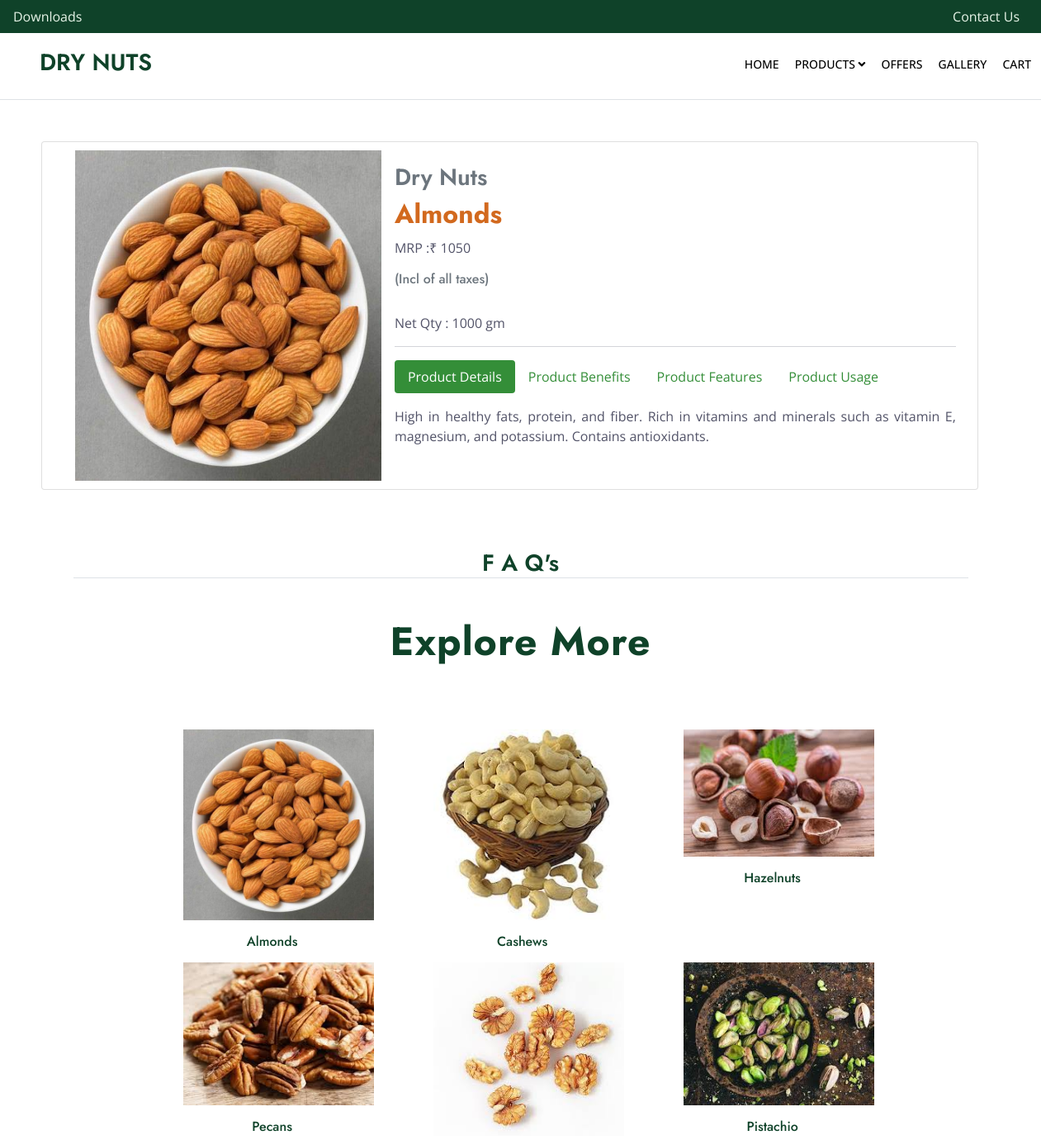
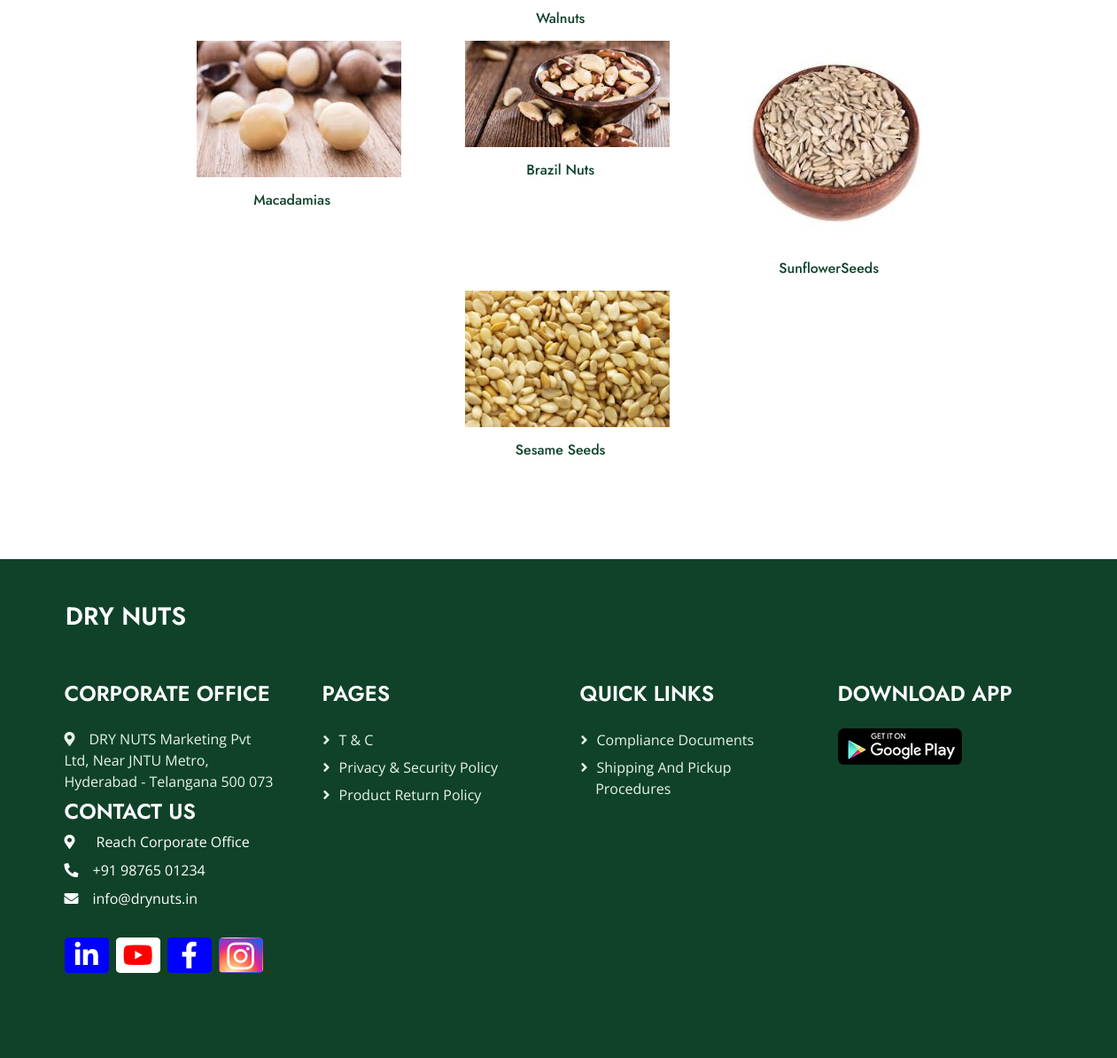
Screenshot of /viewproduct/1 with the database file from the repository (2 pictures, top to bottom).
### Olsi_App/models.py (models this page shows, shortened)
class product_Db(models.Model):
    category = models.ForeignKey(category_Db, on_delete=models.CASCADE)
    PRDT_Image = models.ImageField(upload_to='images', null=True)
    PRDT_Title = models.CharField(max_length=1000)
    PRDT_price = models.IntegerField(max_length=100)
    PRDT_Size = models.CharField(max_length=10, null=True,blank='True')
    PRDT_Description = models.TextField(null=True,blank='True')
    PRDT_Usage = models.TextField(null=True,blank='True')
    PRDT_Features = models.TextField(null=True,blank='True')
    PRDT_Benefits = models.TextField(null=True,blank='True')

class category_Db(models.Model):
    ctg_Name = models.CharField(max_length=400)

### Olsi_App/views.py (the view)
# urls.py: path('viewproduct/<int:id>', views.viewproduct, name='viewproduct'),
def viewproduct(req, id):
    vwprdt = product_Db.objects.get(id=id)
    desc = Product_dsc.objects.filter(PRDT_DSC_Title = vwprdt.PRDT_Title)
    faq = Product_FAQ.objects.filter(PRDT_FAQ_Title = vwprdt.PRDT_Title)
    feature = Product_feat.objects.filter(PRDT_FEAT_Title = vwprdt.PRDT_Title)
    use = Product_usage.objects.filter(PRDT_USE_Title = vwprdt.PRDT_Title,)
    return render(req, 'Olsi_app_Html/viewproduct.html', {'i' : vwprdt,'category':cat_data,'faq':faq,'desc':desc,'feat':feature,'use':use,'data':prdt_data,'state':state})

### Olsi_App/templates/Olsi_app_Html/viewproduct.html (shortened to what this page needs)
{% extends "base.html" %} {% block title %}DRY NUTS | {{i.PRDT_Title}}{% endblock %}
{% load static %}
{% block content %}
<div class="card mb-3" style="max-width: 90%; margin: 50px">
  <div class="row g-0" style="margin: 10px">
    <div class="col-md-4">
      <img
        src="{{i.PRDT_Image.url}}"
        style="margin-left: 30px; height: 400px"
        class="img-fluid position-sticky"
        alt="..."
      />
    </div>
    <div class="col-md-8">
      <div class="card-body" style="margin-left: 30px">
        <h3 class="text-muted">{{i.category.ctg_Name}}</h3>
        <h2
          class="card-title"
          style="
            margin: 5px 0 10px;
            color: chocolate;
            font-size: xx-large;
            font-weight: 700;
          "
        >
          {{i.PRDT_Title}}
        </h2>
        <p class="card-text">MRP :₹ {{i.PRDT_price}}</p>
        <h6 class="text-muted">(Incl of all taxes)</h6>
        <br />
        <p class="card-text">Net Qty : {{i.PRDT_Size}}</p>
        <hr />
        <ul class="nav nav-pills mb-3" id="pills-tab" role="tablist">
          <li class="nav-item" role="presentation">
            <button
              class="nav-link active"
              id="pills-home-tab"
              data-bs-toggle="pill"
              data-bs-target="#pills-home"
              type="button"
              role="tab"
              aria-controls="pills-home"
              aria-selected="true"
            >
              Product Details
            </button>
          </li>
          <li class="nav-item" role="presentation">
            <button
              class="nav-link"
              id="pills-profile-tab"
              data-bs-toggle="pill"
              data-bs-target="#pills-profile"
              type="button"
              role="tab"
              aria-controls="pills-profile"
              aria-selected="false"
            >
              Product Benefits
            </button>
          </li>
          <li class="nav-item" role="presentation">
            <button
              class="nav-link"
              id="pills-contact-tab"
              data-bs-toggle="pill"
              data-bs-target="#pills-contact"
              type="button"
              role="tab"
              aria-controls="pills-contact"
              aria-selected="false"
            >
              Product Features
            </button>
          </li>
          <li class="nav-item" role="presentation">
            <button
              class="nav-link"
              id="pills-disabled-tab"
              data-bs-toggle="pill"
              data-bs-target="#pills-disabled"
              type="button"
              role="tab"
              aria-controls="pills-disabled"
              aria-selected="false"
            >
              Product Usage
            </button>
          </li>
        </ul>
        <div class="tab-content" id="pills-tabContent">
          {% autoescape on %}
          <div
            class="tab-pane fade show active"
            id="pills-home"
            role="tabpanel"
            aria-labelledby="pills-home-tab"
            tabindex="0"
          >
            <p style="text-align: justify">{{i.PRDT_Description}}</p>
          </div>
          {% endautoescape %}
        </div>
      </div>
    </div>
  </div>
</div>
<br />
<div class="container">
  <h3 class="h3 m-3 pt-3 text-center border-bottom">F A Q's</h3>
</div>
<div class="container">
  <div class="text-center mx-auto wow fadeInUp" data-wow-delay="0.1s" style="max-width: 500px">
    <h1 class="display-5 mb-5 mt-5">Explore More</h1>
  </div>
  <div class="row container justify-content-center">
    <div class="prdt-view wow fadeInUp d-flex justify-content-center">
        <div class="container">
            <div class="row justify-content-center">
                {% for j in data %}
                    {% if j.category.ctg_Name == i.category.ctg_Name %}
                        <div class="col-lg-3 col-md-6 prdt-crd me-5">
                            <a href="{{ j.id }}" class="w3-bar-item w3-button d-block">
                                <img src="{{ j.PRDT_Image.url }}" class="prdt-circle-bg rounded-circle1 img-fluid" alt="" style="width: 100%; height: 100%; object-fit: cover;">
                                <h6 class="display-8 m-3 text-center" style="padding-left: 33%;">{{ j.PRDT_Title }}</h6>
                            </a>
                         </div>
                    {% endif %}
                {% endfor %}
             </div>
         </div>
     </div>
  </div>
</div>
{% endblock %}

### Olsi_App/templates/base.html (shortened to what this page needs)
{% load static %}
<!DOCTYPE html>
<html lang="en">
  <head>
    <link href="https://cdnjs.cloudflare.com/ajax/libs/font-awesome/5.10.0/css/all.min.css" rel="stylesheet" />
    <link rel="stylesheet" href="https://cdn.jsdelivr.net/npm/bootstrap-icons@1.11.1/font/bootstrap-icons.css">
    <link href="{% static 'lib/animate/animate.min.css' %}" rel="stylesheet" />
    <link href="{% static 'lib/owlcarousel/assets/owl.carousel.min.css' %}" rel="stylesheet" />
    <link href="{% static 'lib/lightbox/css/lightbox.min.css' %}" rel="stylesheet" />
    <link href="{% static 'css/bootstrap.min.css' %}" rel="stylesheet" />
    <link href="{% static 'css/style.css' %}" rel="stylesheet" />
    <link rel="stylesheet" href="https://cdnjs.cloudflare.com/ajax/libs/intl-tel-input/17.0.8/css/intlTelInput.css" />
  </head>
  <body>
    {% include 'partials/_navbar.html' %}
    {% block content %}
    {% endblock %}
    {% include 'partials/_footer.html' %}
  </body>
</html>

### Olsi_App/templates/partials/_navbar.html (shortened to what this page needs)
{% load static %}
<div class="nav-scroller bg-dark shadow-sm">
  <nav class="nav" aria-label="Secondary navigation">
    <div class="w-50 float-left d-flex">
      <a href="{% url 'dwnld' 1 %}" class="nav-link text-light">Downloads</a>
    </div>
    <div class="w-50 float-right text-end">
      <a href="{% url 'contact' %}" class="nav-link text-light" style="margin-right: 10px;">Contact Us</a>
    </div>
  </nav>
</div>
<nav class="navbar navbar-expand-lg bg-white navbar-light sticky-top p-0 border-bottom">
  <a href="{% url 'home' %}" class="navbar-brand d-flex align-items-center px-4 px-lg-5">
    <h3>DRY NUTS</h3>
  </a>
  <div class="collapse navbar-collapse" id="navbarCollapse">
    <div class="navbar-nav ms-auto p-4 p-lg-0">
      <header class="header">
        <div class="container">
          <div class="row">
            <div class="">
              <nav class="menu">
                <ul class="menu-main">
                  <li>
                    <a style="text-decoration: none;" href="{% url 'home' %}">HOME</a>
                  </li>
                  <li class="menu-item-has-children">
                    <a href="#">PRODUCTS <i class="fa fa-angle-down"></i></a>
                  </li>
                  <li>
                    <a style="text-decoration: none;" href="{% url 'offers' %}">OFFERS</a>
                  </li>
                  <li>
                    <a style="text-decoration: none;" href="{% url 'gallery' %}">GALLERY</a>
                  </li>
                  <li>
                    <a style="text-decoration: none;" href="#">CART</a>
                  </li>
                </ul>
              </nav>
            </div>
          </div>
        </div>
      </header>
    </div>
  </div>
</nav>

### Olsi_App/templates/partials/_footer.html (shortened to what this page needs)
{% load static %}
<div class="container-fluid bg-dark text-light footer mt-5 py-5 wow fadeIn" data-wow-delay="0.1s" >
    <h3 style="color: white; padding-left: 5%;">DRY NUTS</h3>
    <div class="container py-5">
        <div class="row g-5">
            <div class="col-lg-3 col-md-6">
                <h4 class="text-white mb-4">CORPORATE OFFICE</h4>
                <p class="mb-2"><i class="fa fa-map-marker-alt me-3"></i>DRY NUTS Marketing Pvt Ltd, Near JNTU Metro, Hyderabad - Telangana 500 073</p>
                <h4 class="text-white mb-2">CONTACT US</h4>
                <a href="https://maps.app.goo.gl/HPuv9codrtxGujVMA" style="color: white"><p class="mb-2"><i class="fas fa-map-marker-alt me-4"></i>Reach Corporate Office</p></a>
                <a href="tel:+9198765 01234" style="color: white;"><p class="mb-2"><i class="fa fa-phone-alt me-3"></i>+91 98765 01234</p></a>
                <a href="mailto:info@drynuts.in" style="color: white;"><p class="mb-2"><i class="fa fa-envelope me-3"></i>info@drynuts.in</p></a>
                <br>
                <div class="d-flex gap-2">
                    <a class="btn btnicon" href="#" style="color: white; background-color: blue;">
                        <i class="fab fa-linkedin-in" style="font-size: 30px;"></i>
                    </a>
                    <a class="btn btnicon" href="#" style="color: red; background-color: white;">
                        <i class="fab fa-youtube" style="font-size: 30px;"></i>
                    </a>
                    <a class="btn btnicon" href="#" style="color: white; background-color: blue;">
                        <i class="fab fa-facebook-f" style="font-size: 30px;"></i>
                    </a>
                    <a class="btn btnicon" href="#" style="color: #FFFF; background: #d6249f; background: radial-gradient(circle at 30% 107%, #fdf497 0%, #fdf497 5%, #fd5949 45%,#d6249f 60%,#285AEB 90%);">
                        <i class="fab fa-instagram" style="font-size: 35px;"></i>
                    </a>
                </div>
            </div>
            <div class="col-lg-3 col-md-6">
                <h4 class="text-white mb-4">PAGES</h4>
                <a class="btn btn-link" href="#">T & C</a>
                <a class="btn btn-link" href="#">Privacy & Security Policy</a>
                <a class="btn btn-link" href="#">Product Return Policy</a>
                <br>
            </div>
            <div class="col-lg-3 col-md-6">
                <h4 class="text-white mb-4">QUICK LINKS</h4>
                <a class="btn btn-link" href="#">Compliance Documents</a>
                <a class="btn btn-link" href="#">Shipping and Pickup <br>&nbsp;&nbsp;&nbsp; Procedures</a>
            </div>
            <div class="col-lg-3 col-md-6">
                <h4 class="text-white mb-4">DOWNLOAD APP</h4>
                <div class="position-relative w-100">
                    <img src="{% static 'img/play-store.png' %}" alt="">
                </div>
            </div>
        </div>
    </div>
</div>

### Olsi_App/static/css/style.css (style rules this page uses)
:root { --primary: #51da57; --secondary: #323ace; --light: #e8f5e9; --dark: #157604; }
h1, .h1, h2, .h2, .fw-bold { font-weight: 700 !important; }
h3, .h3, h4, .h4, .fw-medium { font-weight: 600 !important; }
h5, .h5, h6, .h6, .fw-semi-bold { font-weight: 500 !important; }
.btn { transition: 0.5s; font-weight: 500; }
.navbar.sticky-top { top: -100px; transition: 0.5s; }
.navbar .navbar-brand, .navbar a.btn { height: 80px; }
.prdt-view { margin: 30px 0 50px 0; display: flex; }
.prdt-crd { position: relative; top: 0; left: 0; flex-direction: row; }
.prdt-view .prdt-circle-bg { margin-left: 20%; height: 172px; width: 192px; position: relative; top: 0; left: 0; }
.footer { z-index: -1; }
.footer .btn.btn-link { display: block; margin-bottom: 5px; padding: 0; bottom: 0; text-align: left; color: var(--light); font-weight: normal; text-transform: capitalize; transition: 0.3s; }
.footer .btn.btn-link::before { position: relative; content: "\f105"; font-family: "Font Awesome 5 Free"; font-weight: 900; margin-right: 10px; }
.header .menu > ul > li { display: inline-block; line-height: 30px; margin-left: 15px; margin-top: 10px; }
.header .menu > ul > li > a { font-size: 14px; font-weight: 500; color: #000000; position: relative; text-transform: capitalize; text-decoration: none; transition: color 0.3s ease; }
.menu-main .menu-item-has-children { text-decoration: none; }

### Olsi_App/templates/Olsi_app_Html/viewproduct.html (style rules this page uses)
.m-3 { margin: 1rem !important; }

### Olsi_App/templates/partials/_footer.html (style rules this page uses)
.btnicon { width: 50px; height: 40px; display: flex; justify-content: center; align-items: center; border-radius: 10%; }

### rows the page displays
product_Db: PRDT_Image (picture), category.ctg_Name "Dry Nuts", PRDT_Title "Almonds", PRDT_price "1050", PRDT_Size "1000 gm", PRDT_Description "High in healthy fats, protein, and fiber. Rich in vitamins and minerals such as vitamin E, magnesium, and potassium. Contains antioxidants."
product_Db: PRDT_Image (picture), PRDT_Title "Cashews"
product_Db: PRDT_Image (picture), PRDT_Title "Hazelnuts"
product_Db: PRDT_Image (picture), PRDT_Title "Pecans"
product_Db: PRDT_Image (picture), PRDT_Title "Walnuts"
product_Db: PRDT_Image (picture), PRDT_Title "Pistachio"
product_Db: PRDT_Image (picture), PRDT_Title "Macadamias"
product_Db: PRDT_Image (picture), PRDT_Title "Brazil Nuts"
product_Db: PRDT_Image (picture), PRDT_Title "SunflowerSeeds"
product_Db: PRDT_Image (picture), PRDT_Title "Sesame Seeds"
